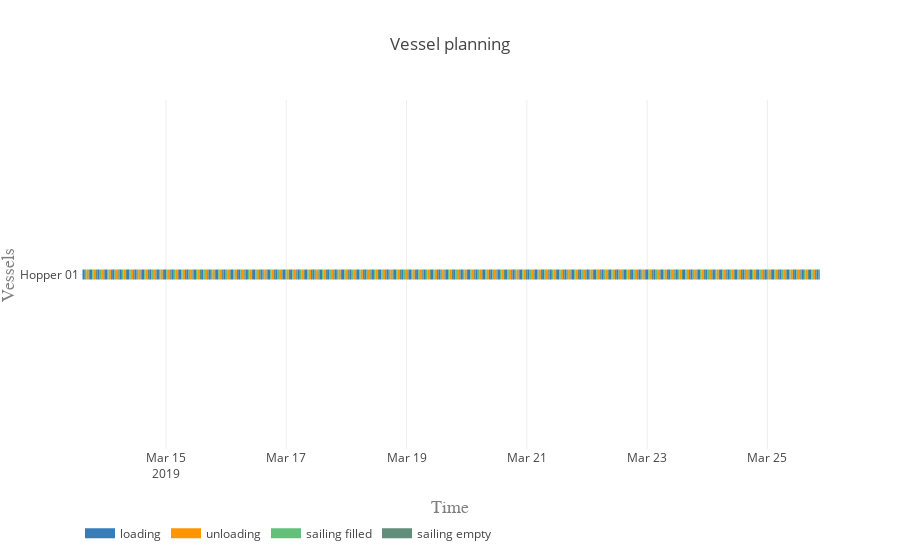

The code cell stored with this chart in its notebook:
### Code cell
vessels = equipment

processes = ['loading', 'unloading', 'sailing filled', 'sailing empty']
colors = {0:'rgb(55,126,184)', 1:'rgb(255,150,0)', 2:'rgb(98, 192, 122)', 3:'rgb(98, 141, 122)'}

plot.vessel_planning(vessels, processes, colors)

### Figure 1 — Plotly figure (JSON) as saved in the notebook; plotly's stock layout.template omitted (floating-point values rounded to 4 significant figures; data arrays with more than 128 entries replaced by an {"elided": "..."} marker saying what was removed)
{"data": [{"connectgaps": false, "hoverinfo": "y+name", "line": {"color": "rgb(55,126,184)", "width": 10}, "mode": "lines", "name": "loading", "type": "scatter", "uid": "5e5c5dc8-69d6-41c9-9e77-8655900cf9d6", "x": {"elided": "500 str values"}, "y": {"elided": "500 str values"}}, {"connectgaps": false, "hoverinfo": "y+name", "line": {"color": "rgb(255,150,0)", "width": 10}, "mode": "lines", "name": "unloading", "type": "scatter", "uid": "f87fe5a2-43e3-4f8e-9219-fdcf3f63a4f9", "x": {"elided": "500 str values"}, "y": {"elided": "500 str values"}}, {"connectgaps": false, "hoverinfo": "y+name", "line": {"color": "rgb(98, 192, 122)", "width": 10}, "mode": "lines", "name": "sailing filled", "type": "scatter", "uid": "c38bb8bc-e1b8-428c-b26b-9f77cf307988", "x": {"elided": "500 str values"}, "y": {"elided": "500 str values"}}, {"connectgaps": false, "hoverinfo": "y+name", "line": {"color": "rgb(98, 141, 122)", "width": 10}, "mode": "lines", "name": "sailing empty", "type": "scatter", "uid": "a453f456-6c9b-45f3-b947-379dc689f05e", "x": {"elided": "495 str values"}, "y": {"elided": "495 str values"}}], "layout": {"hovermode": "closest", "legend": {"orientation": "h", "x": 0, "y": -0.2}, "title": "Vessel planning", "xaxis": {"range": ["2019-03-13 13:43:41", "2019-03-25 20:58:03.511561"], "title": "Time", "titlefont": {"color": "#7f7f7f", "family": "Courier New, monospace", "size": 18}}, "yaxis": {"title": "Vessels", "titlefont": {"color": "#7f7f7f", "family": "Courier New, monospace", "size": 18}}}}
